Frame 1 (no input): blank canvas, image omitted
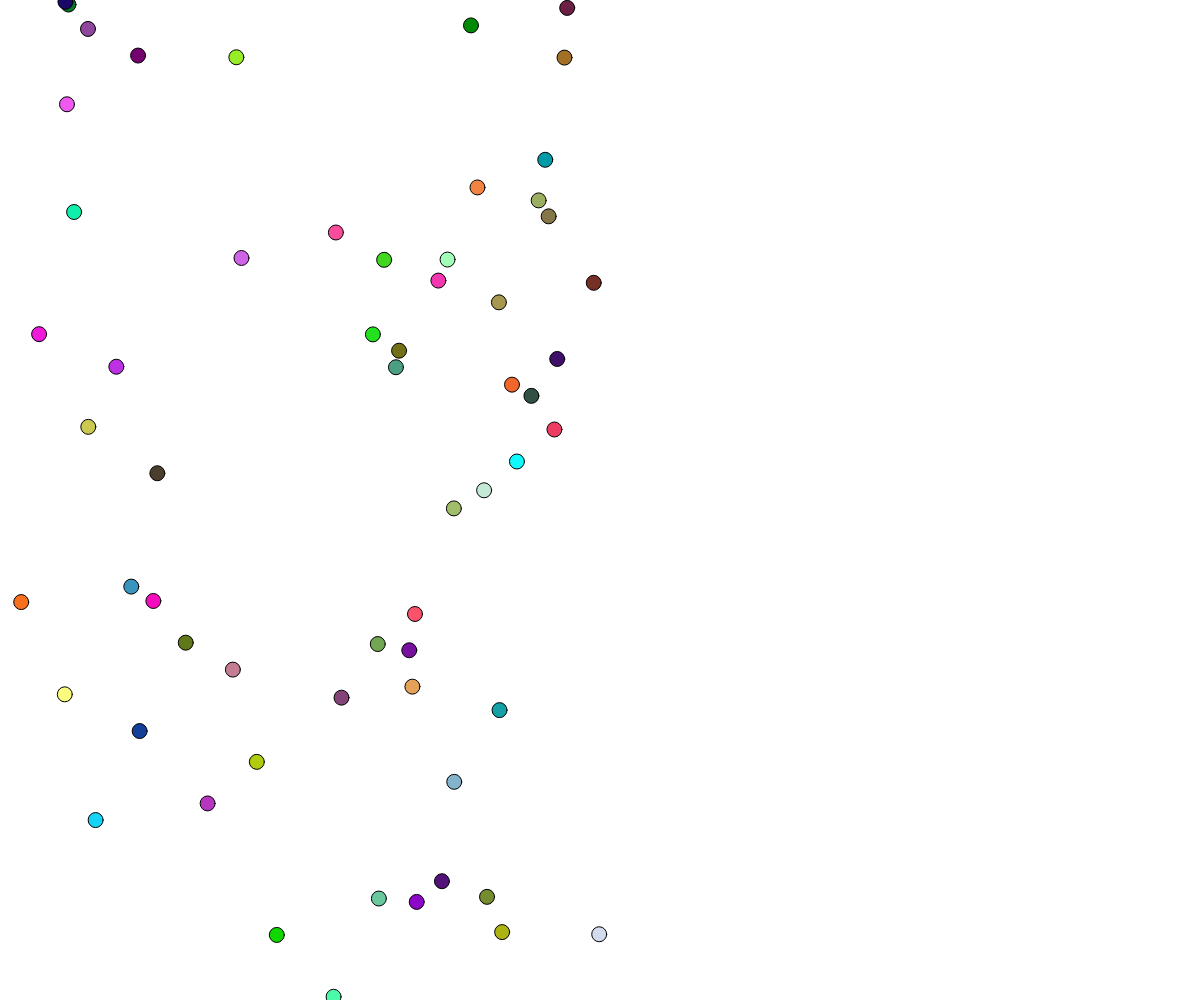
Frame 60 (no input)
Frame 120 (the mouse pressed at the canvas centre since frame 60): identical to frame 60, image omitted

The p5.js sketch that drew this single still picture (run headless with seeded random() and noise() and a simulated clock; from frame 60 on, the mouse is pressed at the canvas centre):

// p5.js sketch
// ── sketch.js
// Project Title
// Your Name
// Date
//
// Extra for Experts:
// - describe what you did to take this project "above and beyond"

function setup() {
  createCanvas(windowWidth, windowHeight);
}

function draw() {
  if (mouseX > windowWidth/2) {
      fill(random(10, 245));
      rect(random(windowWidth/2, windowWidth), random(0, windowHeight), 10, 30);
   }

   if (mouseX < windowWidth/2) {
     fill(random(0,255),random(0,255),random(0,255));
     ellipse(random(0,windowWidth/2),random(0,windowHeight),15);
   }
}
